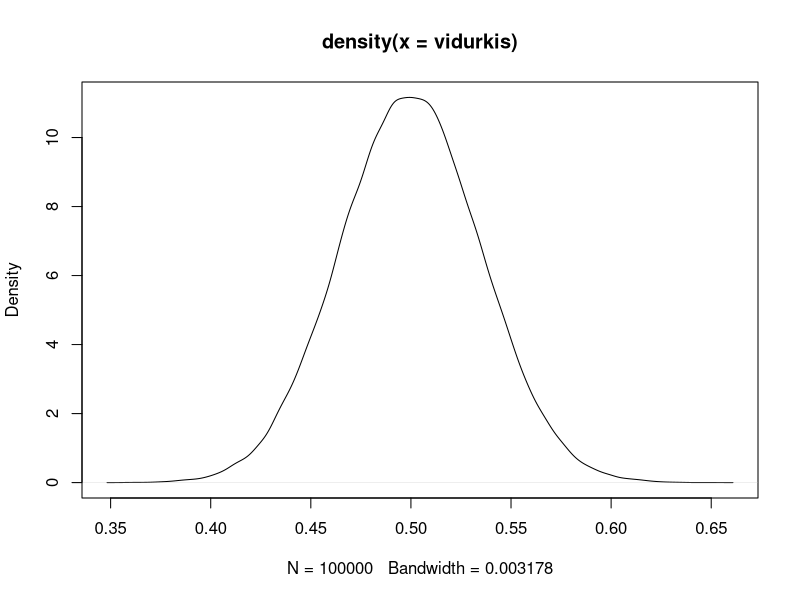

R code for this plot:
## ---- chunk 1
knitr::opts_chunk$set(echo = TRUE)
## ---- chunk 2
b <- 100000
a <- 100
vidurkis <- replicate(b, mean(rbeta(a, 0.5, 0.5)))
plot(density(vidurkis))

